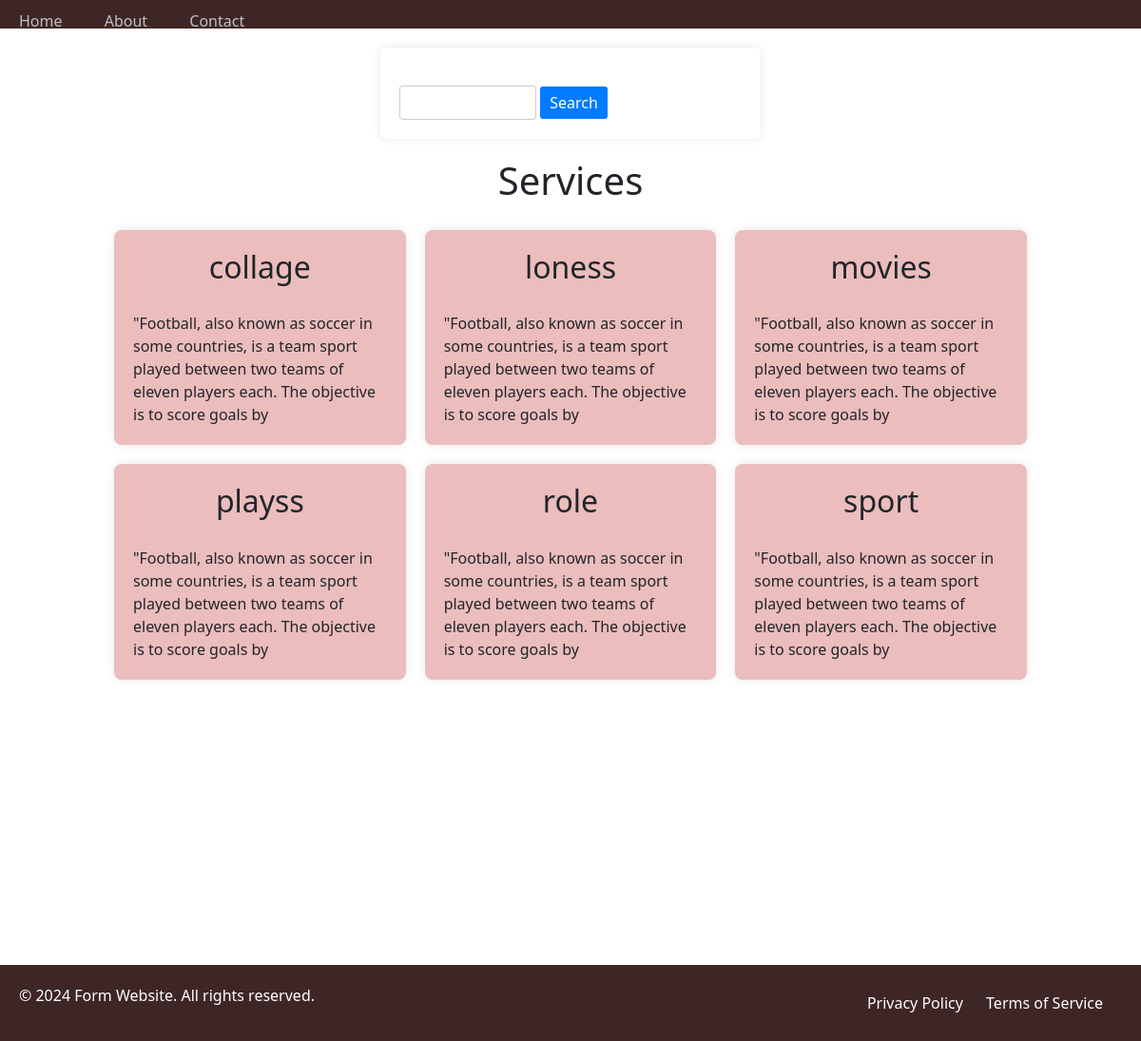
The page /service/ on the database as committed earlier.
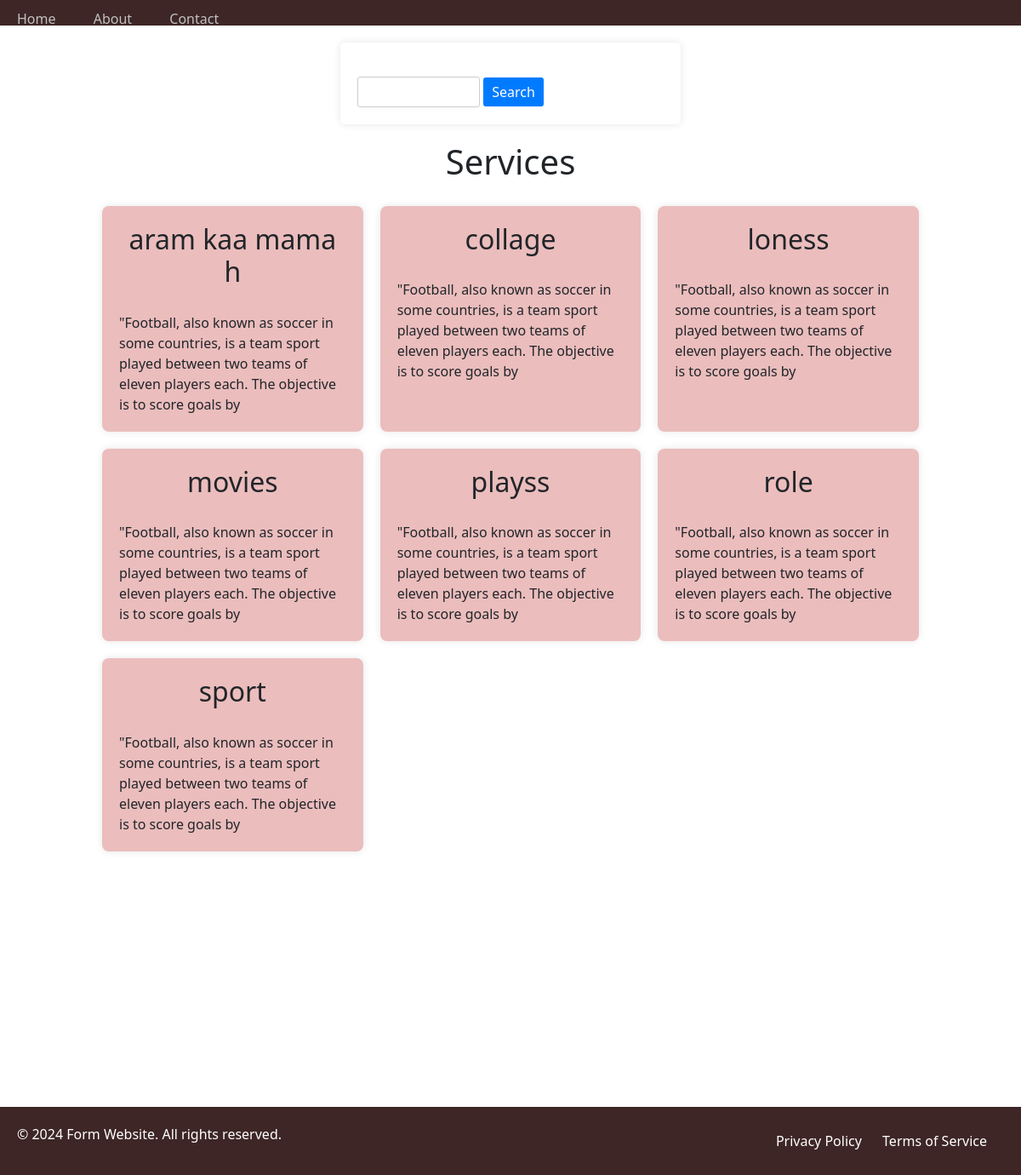
The same page on the database as committed later.
### service/models.py (models this page shows)
class ServiceItem(models.Model):
    icon = models.CharField(max_length=20)
    title = models.CharField(max_length=15)
    dis = models.TextField(max_length=150)

### onepageweb/views.py (the view)
# urls.py: path("service/",views.service_view,name='service_view'),
def service_view(request):
    servicedata = ServiceItem.objects.all().order_by('title')
    st = request.GET.get("titlename")
    if st:
        servicedata = ServiceItem.objects.filter(title__icontains=st)
    data = {
        'servicedata': servicedata,
        'search_term': st,  # Pass the search term to the template
    }
    return render(request, "service.html", data)

### templates/service.html (shortened to what this page needs)
<!DOCTYPE html>
<html lang="en">
<head>
    <link rel="stylesheet" href="/static/form.css">
    <link rel="stylesheet" href="/static/header.css">
    <link rel="stylesheet" href="/static/footer.css">
    <link rel="stylesheet" href="/static/service.css">
    <link href="https://cdn.jsdelivr.net/npm/bootstrap@5.3.0-alpha1/dist/css/bootstrap.min.css" rel="stylesheet">
</head>
<body>
    <nav>
        <ul>
            <li><a href="#">Home</a></li>
            <li><a href="#">About</a></li>
            <li><a href="#">Contact</a></li>
        </ul>
    </nav>
    <div id="okk">
        <form action="{% url 'service_view' %}" method="GET">
            <input type="text" name="titlename" style="padding: 5px; border: 1px solid #ccc; border-radius: 3px; width: 40%; margin-top: 20px;">
            <button type="submit" style="padding: 5px 10px; background-color: #007bff; color: #fff; border: none; border-radius: 3px; cursor: pointer;">Search</button>
        </form>
        <div class="col-12">
            <h1>Services</h1>
            {% for n in servicedata %}
            <div>
                <h2 name="titlename">
                    {% if search_term %}
                        {% with n.title as title %}
                            {% with search_term as term %}
                                {{ title|truncatechars_html:100|safe }}
                            {% endwith %}
                        {% endwith %}
                    {% else %}
                        {{ n.title }}
                    {% endif %}
                </h2>
                {{ n.dis | safe }}
            </div>
            {% empty %}
            No Data Found
            {% endfor %}
        </div>
    </div>
    {% include "footer.html" %}
</body>
</html>

Rows that differ between the two databases and show on the page:
added ServiceItem: title "aram kaa mama h", dis "\"Football, also known as soccer in some countries, is a team sport played between two teams of eleven players each. The objective is to score goals by"
